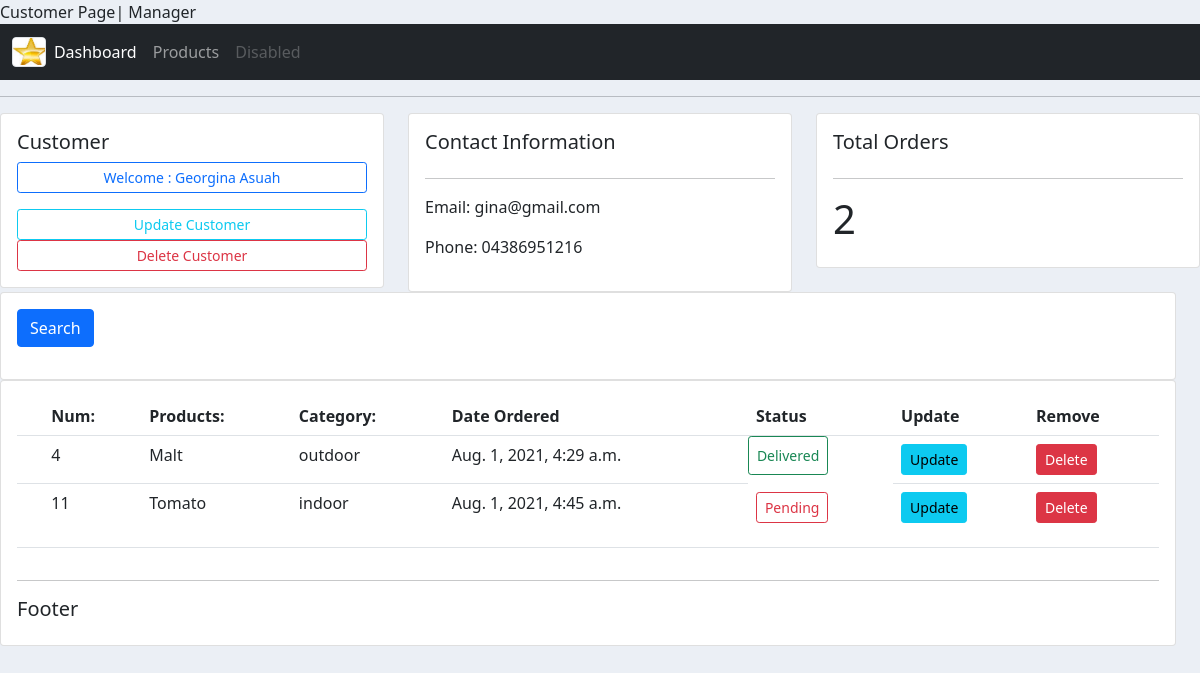
/customer/3/, run on the app's committed database.
### accounts/models.py (models this page shows, shortened)
class Customer(models.Model):
    MY_TITLE =(
        ('mr','Mr'),
        ('mrs','Mrs'),
        ('dr','Dr'),
    )
    title =models.CharField(max_length=20, choices = MY_TITLE)
    first_name = models.CharField(max_length =30, null=True)
    last_name = models.CharField(max_length =50, null= True)
    phone = models.CharField(max_length= 12, null=True)
    email = models.EmailField(max_length=50, null=True)
    date_created = models.DateTimeField(auto_now_add=True)

class Order(models.Model):
    STATUS =(
        ('Pending','Pending'),
        ('Out for Delivery','Out for Delivery'),
        ('Delivered','Delivered')
    )
    customer =models.ForeignKey(Customer, on_delete=models.SET_NULL, null =True)
    product = models.ForeignKey(Product, on_delete= models.SET_NULL, null=True)
    status =models.CharField(max_length=20, choices=STATUS)
    date_created =models.DateTimeField(auto_now_add=True, null=True)

class Product(models.Model):
    CATEGORY =(
        ('indoor','Indoor'),
        ('Kitchen','Kitchen'),
        ('outdoor','OutDoor')
    )
    product_name =models.CharField(max_length=50)
    price       = models.FloatField(max_length=10, null=True)
    quantity    = models.IntegerField()
    category    = models.CharField(max_length=20, null= True, choices=CATEGORY)
    description = models.CharField(max_length=200, null=True)
    date_created = models.DateTimeField(auto_now_add=True, null=True)
    tag =models.ManyToManyField(Tag)

### accounts/views.py (the view)
# urls.py: path('customer/<str:cust_id>/', views.customers, name='customers'),
def customers(request,cust_id):
    customer =Customer.objects.get(id =cust_id)
    cust_orders = customer.order_set.all()
    total_orders =cust_orders.count()
    context ={'customer':customer,'cust_orders':cust_orders, 'total_orders':total_orders}
    return render(request, 'accounts/customer.html', context)

### accounts/templates/accounts/customer.html (shortened to what this page needs)
{% extends 'accounts/dashboard.html' %}
    {% block content %}
    <div class="row">
        <div class="col-md">
        <div class="card card-body">
            <h5>Customer</h5>
            {% if customer.title == "mrs" %}
                    <p class="btn btn-outline-primary btn-sm btn-block">
                        Welcome : {{customer.first_name}} {{customer.last_name}}</p>
                {% elif customer.title == "dr" %}
                    <p class="btn btn-outline-success btn-sm btn-block">
                        Welcome : {{customer.first_name}} {{customer.last_name}}</p>
                    {% else %}
                    <p class="btn btn-outline-danger btn-sm btn-block">
                        Welcome : {{customer.first_name}} {{customer.last_name}}</p>
                {% endif %}
            <a class="btn btn-outline-info btn-sm btn-block" href="{% url 'update_customer' customer.id %}">Update Customer</a>
             <a class="btn btn-outline-danger btn-sm btn-block" href="{% url 'delete_customer' customer.id %}">Delete Customer</a>
        </div>
        </div>
            <div class="col-md">
            <div class="card card-body">
            <h5>Contact Information</h5>
            <hr>
            <p>Email: {{customer.email}}</p>
            <p>Phone: {{customer.phone}}</p>
            </div>
            </div>
                <div class="col-md">
                <div class="card card-body">
                    <h5>Total Orders</h5>
                    <hr>
                    <h1 style="text_align: center, padding:10px;"> {{total_orders}}</h1>
                </div>
</div>
<div class="row">
    <div class="col-md">
    <div class="card card-body">
        <form method='get'>
        <button class="btn btn-primary" type="submit" >Search</button>
        </form>
    </div>
    </div>
</div>
<div class="row">
    <div class="col-md">
        <div class="card card-body">
        <table class="table table-strip">
            <tr>
                <th></th>
                <th>Num:</th>
                <th>Products:</th>
                <th>Category:</th>
                <th>Date Ordered</th>
                <th>Status</th>
                <th>Update</th>
                <th>Remove</th>
            </tr>
                    <tr>
                    {% for order in cust_orders %}
                        <td></td>
                        <td>{{order.id}}</td>
                        <td>{{order.product.product_name}}</td>
                        <td>{{order.product.category}}</td>
                        <td>{{order.date_created}}</td>
                        {% if order.status == "Pending" %}
                            <td><p class="btn btn-outline-danger btn-sm btn-block">{{order.status}}</p></td>
                        {% elif order.status == "Delivered" %}
                            <td class="btn btn-outline-success btn-sm btn-block">{{order.status}}</td>
                    {% else %}
                        <td class="btn btn-outline-primary btn-sm ">{{order.status}}</td>
                    {% endif %}
                            <td><a class="btn btn-sm btn-info">Update</td>
                            <td><a class="btn btn-sm btn-danger" href="{% url 'delete' order.id %}">Delete</td>
                        </tr>
                    {% endfor %}
        </div>
    </div>
</div>
    {% endblock content %}

### static/css/main.css (style rules this page uses)
body { background-color:ebeff5; }

### data on the page
Customer: first_name "Georgina", last_name "Asuah", email "gina@gmail.com", phone "04386951216"
Order: id "4", product.product_name "Malt", product.category "outdoor", date_created "Aug. 1, 2021, 4:29 a.m.", status "Delivered"
Order: id "11", product.product_name "Tomato", product.category "indoor", date_created "Aug. 1, 2021, 4:45 a.m.", status "Pending"

### other printed values
{{ total_orders }} "2"
